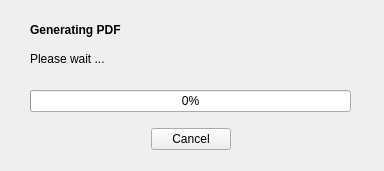
<?xml version="1.0" encoding="UTF-8"?>
<ui version="4.0">
 <class>Form</class>
 <widget class="QWidget" name="Form">
  <property name="geometry">
   <rect>
    <x>0</x>
    <y>0</y>
    <width>384</width>
    <height>171</height>
   </rect>
  </property>
  <property name="minimumSize">
   <size>
    <width>384</width>
    <height>171</height>
   </size>
  </property>
  <property name="maximumSize">
   <size>
    <width>384</width>
    <height>171</height>
   </size>
  </property>
  <property name="windowTitle">
   <string>Generating PDF</string>
  </property>
  <widget class="QLabel" name="label1">
   <property name="geometry">
    <rect>
     <x>30</x>
     <y>20</y>
     <width>121</width>
     <height>20</height>
    </rect>
   </property>
   <property name="font">
    <font>
     <weight>75</weight>
     <bold>true</bold>
    </font>
   </property>
   <property name="text">
    <string>Generating PDF</string>
   </property>
  </widget>
  <widget class="QLabel" name="label2">
   <property name="geometry">
    <rect>
     <x>30</x>
     <y>50</y>
     <width>101</width>
     <height>17</height>
    </rect>
   </property>
   <property name="text">
    <string>Please wait ...</string>
   </property>
  </widget>
  <widget class="QWidget" name="">
   <property name="geometry">
    <rect>
     <x>30</x>
     <y>80</y>
     <width>321</width>
     <height>81</height>
    </rect>
   </property>
   <layout class="QVBoxLayout" name="verticalLayout">
    <item>
     <widget class="QProgressBar" name="progressBar">
      <property name="value">
       <number>0</number>
      </property>
     </widget>
    </item>
    <item>
     <widget class="QDialogButtonBox" name="buttonBox">
      <property name="standardButtons">
       <set>QDialogButtonBox::Cancel</set>
      </property>
      <property name="centerButtons">
       <bool>true</bool>
      </property>
     </widget>
    </item>
   </layout>
  </widget>
 </widget>
 <resources/>
 <connections/>
</ui>
